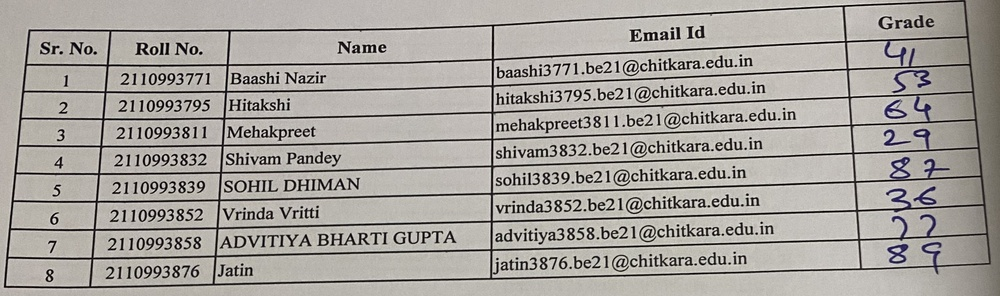
#> input picture images/extract_data/IMG_9518.jpg, 1000 x 296 px, shrunk from 2907 x 861 before the run, found by its file name
$ python correct_rotation.py
#> lines starting #> are read from the running program, lines starting #| are printed output that depends on the picture; long printed decimals are rounded
import cv2
import numpy as np
import math# Readim image
img = cv2.imread("/Users/vansh/PycharmProjects/Text-Extractor/images/extract_data/IMG_9518.jpg")
#> img is the input picture: shape (296, 1000, 3); mean B, G, R 157.4, 162.5, 166.6

# Convert to grayscale
gray = cv2.cvtColor(img, cv2.COLOR_BGR2GRAY)

# Find edges using Canny edge detection
edges = cv2.Canny(gray, 50, 200)
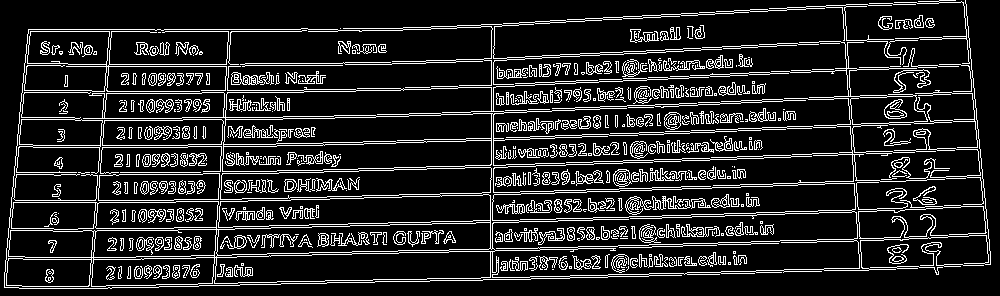
#> edges: shape (296, 1000); 14.5% white in thin lines or dots

# Run Hough transform on edges to find lines
lines = cv2.HoughLinesP(edges, 1, np.pi/180, threshold=100, minLineLength=100, maxLineGap=5)
#> lines = 45 rows, first 6: [773, 183, 891, 179], [469, 59, 812, 42], [28, 29, 300, 29], [792, 154, 936, 149], [325, 280, 529, 277], [561, 192, 675, 189]

# Extract angles and lengths of lines
angles = []
for line in lines:
    x1, y1, x2, y2 = line[0]
    angle = math.atan2(y2 - y1, x2 - x1)
    length = np.sqrt((y2 - y1)**2 + (x2 - x1)**2)
    angles.append(angle)
#> this loop made 45 passes
#> (x1, y1, x2, y2, angle, length) on passes 1 to 12: (773, 183, 891, 179, -0.0339, 118.1), (469, 59, 812, 42, -0.0495, 343.4), (28, 29, 300, 29, 0, 272), (792, 154, 936, 149, -0.0347, 144.1), (325, 280, 529, 277, -0.0147, 204), (561, 192, 675, 189, -0.0263, 114), (550, 20, 815, 6, -0.0528, 265.4), (530, 136, 714, 130, -0.0326, 184.1), (352, 253, 494, 251, -0.0141, 142), (132, 145, 245, 144, -0.00885, 113), (710, 159, 811, 156, -0.0297, 101), (11, 200, 173, 200, 0, 162)
#> after the loop, angles = 45 values, max 1.51 at index 43, min -0.0528 at index 6, mean 0.087

# Find average angle
angle_sum = sum(angles)
#> angle_sum = 3.92
num_angles = len(angles)
#> num_angles = 45
avg_angle = angle_sum / num_angles
#> avg_angle = 0.087

# Calculate rotation angle needed to make image horizontal
rotation_angle = -np.rad2deg(avg_angle)-1.69
#> rotation_angle = -6.67
print(rotation_angle)
#| -6.675
# Get center and dimensions
height, width = img.shape[:2]
#> height = 296; width = 1000
center = (width/2, height/2)
#> center = (500, 148)

# Rotate image
rot_mat = cv2.getRotationMatrix2D(center, rotation_angle, 1)
#> rot_mat = [[0.993, -0.116, 20.59], [0.116, 0.993, -57.11]]
rotated = cv2.warpAffine(img, rot_mat, (width, height))
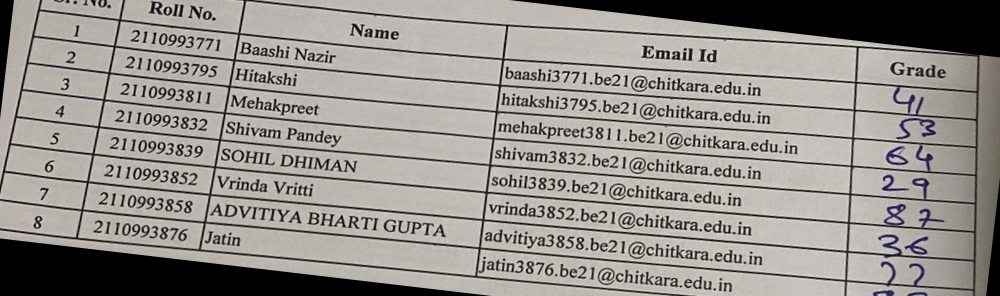
#> rotated: shape (296, 1000, 3); mean B, G, R 140.8, 145.4, 149.1

# Save rotated image
cv2.imwrite('rotated.jpg', rotated)

$ run again, with images/extract_data/IMG_9517.jpg copied over images/extract_data/IMG_9518.jpg
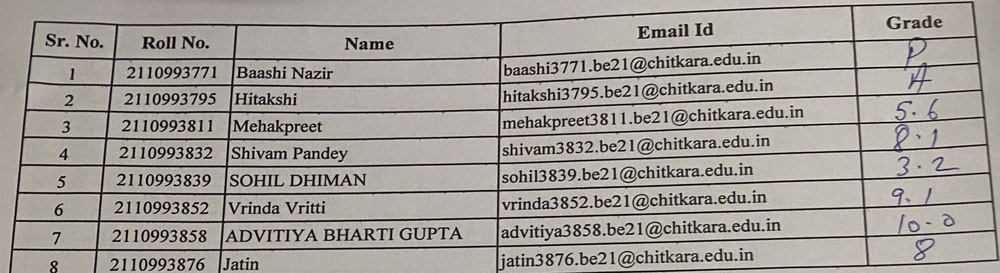
#> input picture images/extract_data/IMG_9517.jpg, 1000 x 273 px, shrunk from 2943 x 802 before the run, found by its file name
#> img is the input picture: shape (273, 1000, 3); mean B, G, R 152.6, 157.5, 162.6
#> `edges = cv2.Canny(gray, 50, 200)`:
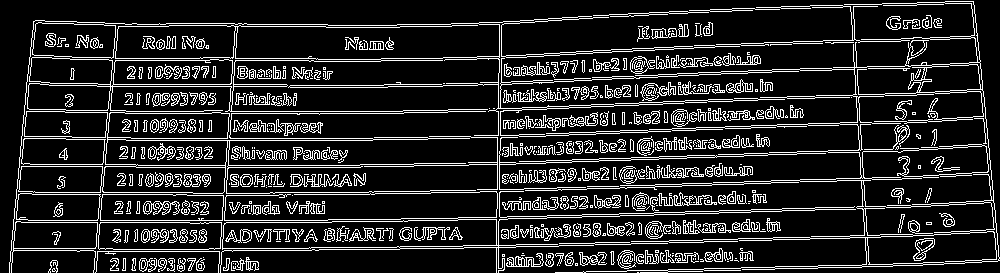
#> edges: shape (273, 1000); 15.2% white in thin lines or dots
#> lines = 33 rows, first 6: [487, 137, 619, 133], [225, 111, 402, 111], [28, 220, 327, 220], [452, 83, 552, 80], [131, 138, 372, 138], [126, 140, 372, 140]
#> the loop `for line in lines:` made 33 passes
#> (x1, y1, x2, y2, angle, length) on passes 1 to 8: (487, 137, 619, 133, -0.0303, 132.1), (225, 111, 402, 111, 0, 177), (28, 220, 327, 220, 0, 299), (452, 83, 552, 80, -0.03, 100), (131, 138, 372, 138, 0, 241), (126, 140, 372, 140, 0, 246), (708, 101, 843, 97, -0.0296, 135.1), (605, 158, 767, 153, -0.0309, 162.1)
#> after the loop `for line in lines:`: angles = 33 values, max 1.47 at index 31, min -1.5 at index 30, mean -0.0574
#> angle_sum = -1.89
#> num_angles = 33
#> avg_angle = -0.0574
#> rotation_angle = 1.6
#| 1.596
#> rot_mat = [[1, 0.0279, -3.61], [-0.0279, 1, 13.98]]
#> `rotated = cv2.warpAffine(img, rot_mat, (width, height))`:
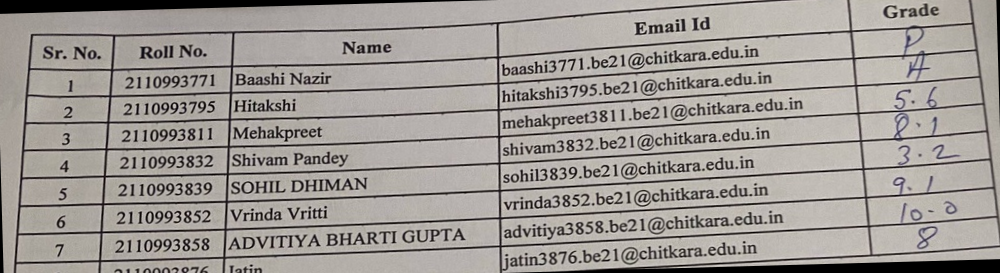
#> rotated: shape (273, 1000, 3); mean B, G, R 148.5, 153.1, 158.1
